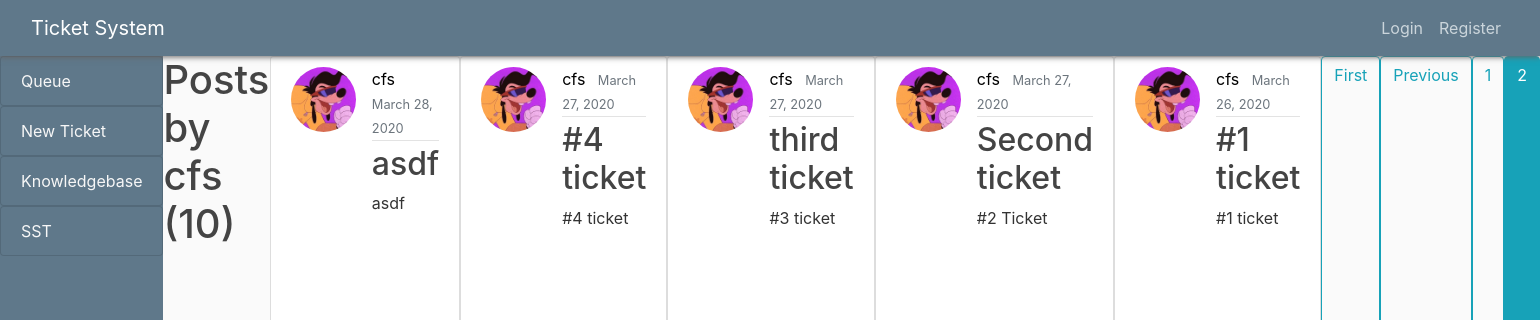
The page /user/cfs?page=2 on the database as committed earlier.
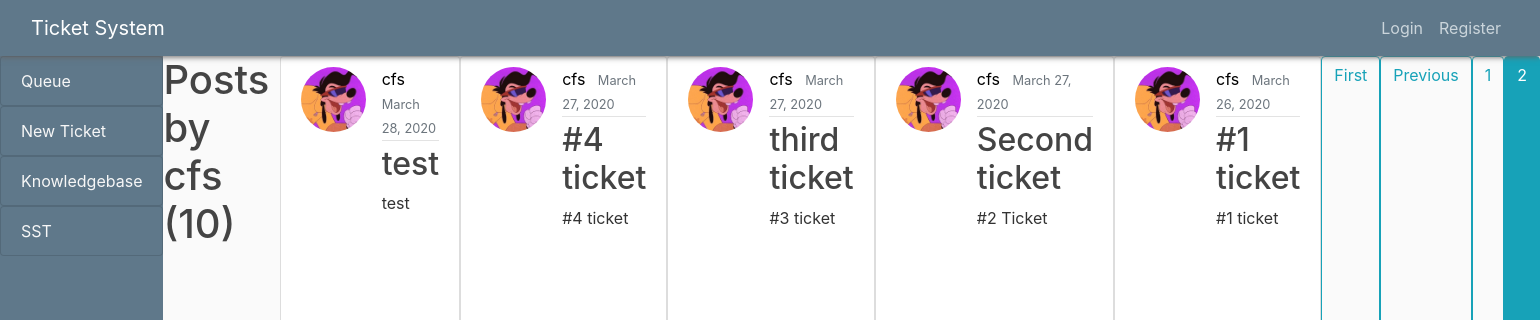
The same page on the database as committed later.
### blog/models.py (models this page shows, shortened)
class Post(models.Model):
    title = models.CharField(max_length=100)
    content = models.TextField()
    date_posted = models.DateTimeField(default=timezone.now)
    author = models.ForeignKey(User, on_delete=models.CASCADE) # FIX: Users tickets do not get deleted when
    TICKET_PRIORITY = [
        ('Priority 4', 'Priority 4'),
        ('Priority 3', 'Priority 3'),
        ('Priority 2', 'Priority 2'),
        ('Priority 1', 'Priority 1'),
    ]
    ticket_priority = models.CharField(max_length=10, choices=TICKET_PRIORITY, default='Priority 4')

### users/models.py (models this page shows, shortened)
class Profile(models.Model):
    user = models.OneToOneField(User, on_delete=models.CASCADE) # Deletes the profile if user is deleted
    image = models.ImageField(default='default.jpg', upload_to='profile_pics')

### blog/views.py (the view)
# urls.py: path('user/<str:username>', UserPostListView.as_view(), name='user-posts'),
class UserPostListView(ListView):
    model = Post
    template_name = 'blog/user_posts.html' # <app>/<model>_<viewtype>.html
    context_object_name = 'posts'
    paginate_by = 5 # makes it 5 posts per page
    def get_queryset(self):
        user = get_object_or_404(User, username=self.kwargs.get('username'))
        return Post.objects.filter(author=user).order_by('-date_posted')

### blog/templates/blog/user_posts.html (shortened to what this page needs)
{% extends "blog/base.html" %}
{% block content %}
    <h1 class="mb-3">Posts by {{ view.kwargs.username }} ({{ page_obj.paginator.count }})</h1>
  {% for post in posts %}
    <article class="media content-section">
      <img class="rounded-circle article-img" src="{{ post.author.profile.image.url }}">
      <div class="media-body">
        <div class="article-metadata">
          <a class="mr-2" href="{% url 'user-posts' post.author.username %}">{{ post.author }}</a>
          <small class="text-muted">{{ post.date_posted|date:"F d, Y" }}</small>
        </div>
        <h2><a class="article-title" href="{% url 'post-detail' post.id %}">{{ post.title }}</a></h2>
        <p class="article-content">{{ post.content }}</p>
      </div>
    </article>
  {% endfor %}
  {% if is_paginated %}
    {% if page_obj.has_previous %}
      <a class="btn btn-outline-info mb-4" href="?page=1">First</a>
      <a class="btn btn-outline-info mb-4" href="?page={{ page_obj.previous_page_number }}">Previous</a>
    {% endif %}
    {% for num in page_obj.paginator.page_range %}
      {% if page_obj.number == num %}
        <a class="btn btn-info mb-4" href="?page={{ num }}">{{ num }}</a>
      {% elif num > page_obj.number|add:'-3' and num < page_obj.number|add:'3' %}
        <a class="btn btn-outline-info mb-4" href="?page={{ num }}">{{ num }}</a>
      {% endif %}
    {% endfor %}
  {% endif %}
{% endblock content %}

### blog/templates/blog/base.html (shortened to what this page needs)
{% load static %}
<!DOCTYPE html>
<html lang="en" dir="ltr">
  <head>
    <link rel="stylesheet" href="https://stackpath.bootstrapcdn.com/bootstrap/4.3.1/css/bootstrap.min.css">
    <link rel="stylesheet" type="text/css" href="{% static 'blog/main.css' %}">
  </head>
  <body>
    <header class="site-header">
      <nav class="navbar navbar-expand-md navbar-dark bg-steel fixed-top">
        <div class="container-fluid">
          <a class="navbar-brand mr-4" href="{% url 'blog-home' %}">Ticket System</a>
          <div class="collapse navbar-collapse" id="navbarToggle">
            <div class="navbar-nav">
              {% if user.is_authenticated %}
                <a class="nav-item nav-link" href="{% url 'profile' %}">Profile</a>
                <a class="nav-item nav-link" href="{% url 'login' %}">Logout</a>
              {% else %}
                <a class="nav-item nav-link" href="{% url 'login' %}">Login</a>
                <a class="nav-item nav-link" href="{% url 'register' %}">Register</a>
              {% endif %}
            </div>
          </div>
        </div>
      </nav>
    </header>
    <div class="content-wrapper">
      <nav id="sidebar">
        <ul class="list-unstyled components">
          <a href="{% url 'blog-home' %}">
            <li class="list-group-item d-flex justify-content-between align-items-center" style="background-color:#5f788a;">
              Queue
            </li>
          </a>
          <a href="{% url 'post-create' %}">
            <li class="list-group-item d-flex justify-content-between align-items-center" style="background-color:#5f788a;">
              New Ticket
            </li>
          </a>
          <a href="#">
            <li class="list-group-item d-flex justify-content-between align-items-center" style="background-color:#5f788a;">
              Knowledgebase
            </li>
          </a>
          <a href="#">
            <li class="list-group-item d-flex justify-content-between align-items-center" style="background-color:#5f788a;">
              SST
            </li>
          </a>
        </ul>
      </nav>
      {% block content %}{% endblock %}
    </div>
  </body>
</html>

### blog/static/blog/main.css (style rules this page uses)
* { box-sizing: border-box; }
body { background: #fafafa; color: #333333; margin-top: 3.5rem; }
h1, h2, h3, h4, h5, h6 { color: #444444; }
a { color:#000; font-weight: none; }
.components a { color: #f7f7f7; }
.content-wrapper { display: flex; flex-direction: row; }
ul { margin: 0; }
.bg-steel { background-color: #5f788a; }
.navbar { box-shadow: 0px 0.5px 6px #656363; }
.site-header .navbar-nav .nav-link { color: #cbd5db; }
.content-section { background: #ffffff; padding: 10px 20px; border: 1px solid #dddddd; border-radius: 3px; margin-bottom: 20px; }
.article-title { color: #444444; }
.article-content { white-space: pre-line; }
.article-img { height: 65px; width: 65px; margin-right: 16px; }
.article-metadata { padding-bottom: 1px; margin-bottom: 4px; border-bottom: 1px solid #e3e3e3 }
#sidebar { width: 250px; top: 0; left: 0; height: 100vh; z-index: 999; background: #5f788a; color: #fff; }

Rows that differ between the two databases and show on the page:
removed Post: author.profile.image (picture), author "cfs", date_posted "March 28, 2020", title "asdf", content "asdf"
now on this page (row unchanged): Post: author.profile.image (picture), author "cfs", date_posted "March 28, 2020", title "test", content "test"
